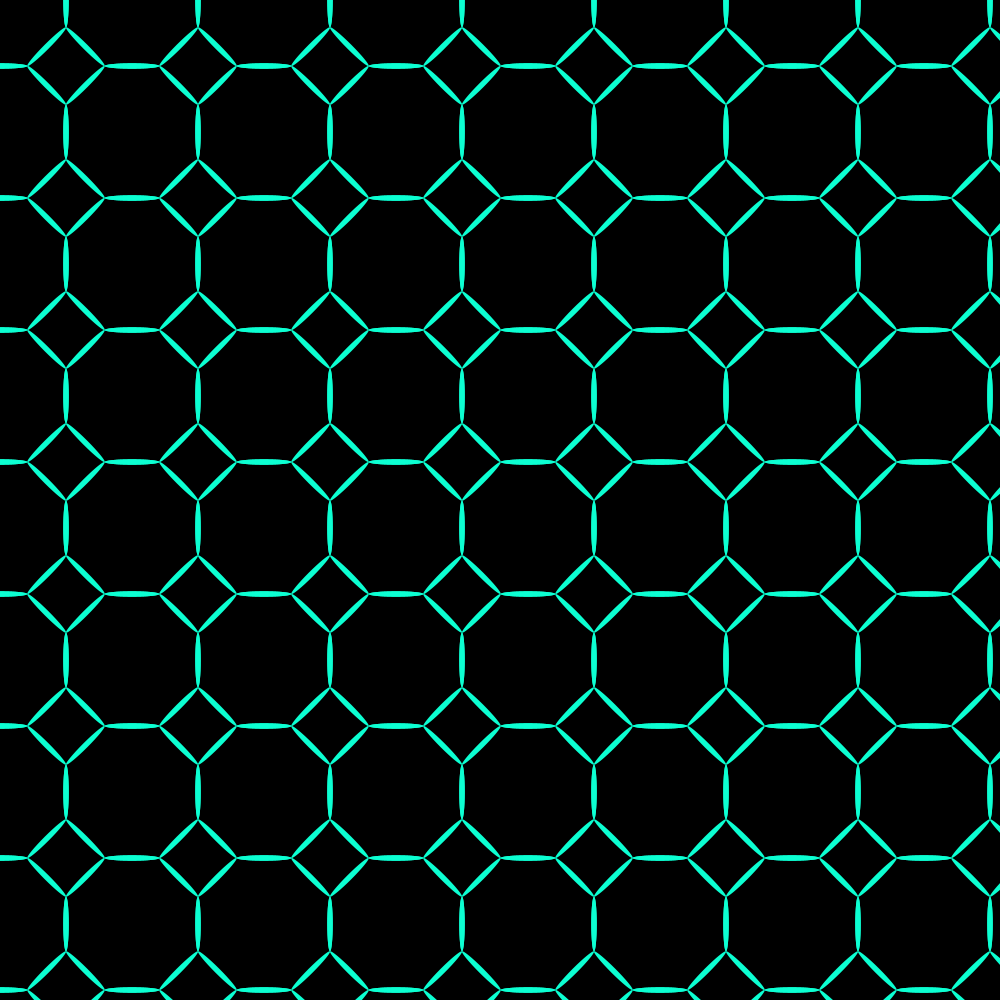
Frame 1 (no input)
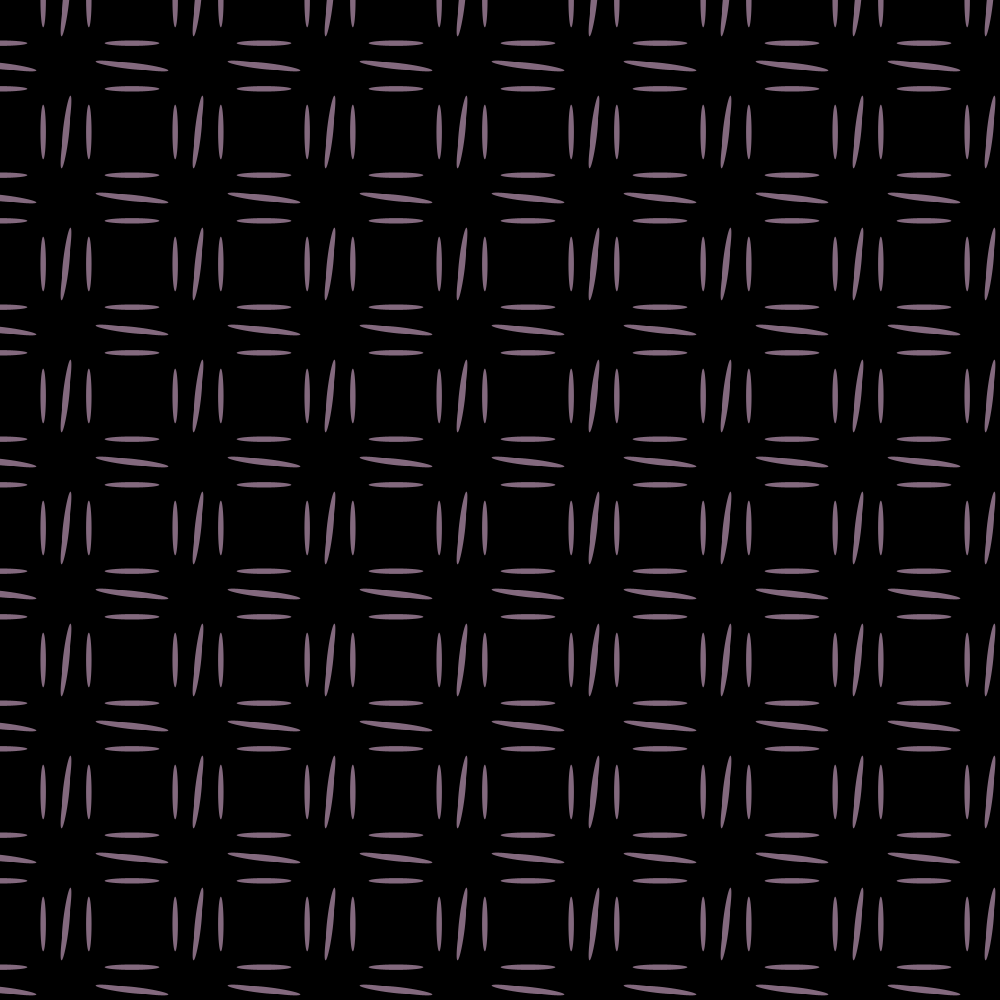
Frame 60 (the mouse pressed at the canvas centre just before this capture)
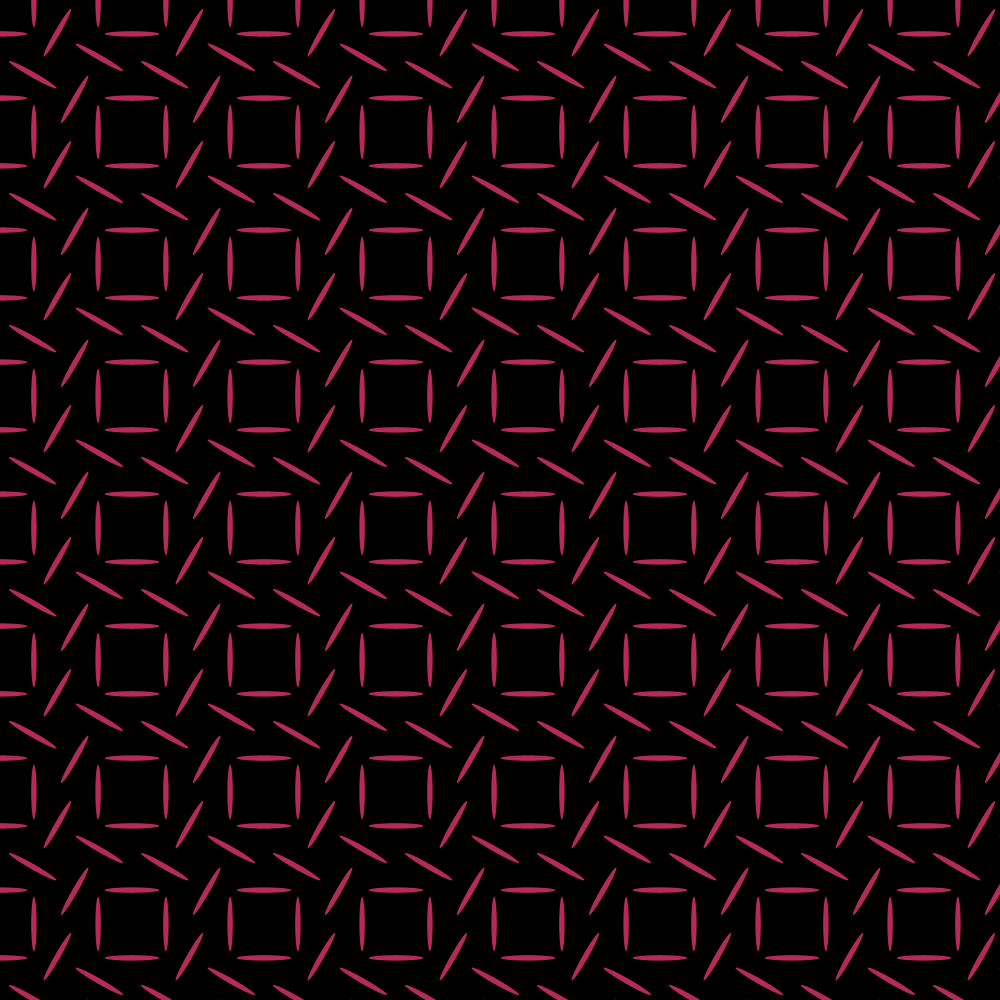
Frame 120 (the mouse held since frame 60 and released just before this capture)

The Processing sketch that drew these frames (run headless with seeded random() and noise(); from frame 60 on, the mouse is pressed at the canvas centre):

// Processing sketch: OctModule_Tiled_2
// ── OctModule_Tiled_2.pde
boolean displayPoints = false;
int div = 15;
float scl;
float speed = 10;
float shift;
void setup() {
  size(1000, 1000);
  background(0);
  scl = width/div;
}

void draw() {
  background(0);
  
  for (int x = 0; x < div; x++) {
    for(int y = 0; y < div; y++){
    module(2*scl*x, 2*scl*y, scl, shift);
    }
  }
  shift += speed;
  if(shift > width || shift < 0) speed *= -1;
  
}

void module(float x, float y, float scl, float param) {
  pushMatrix();

  translate(x, y);
  if (displayPoints) {
    strokeWeight(4);
    stroke(255);
    //Origin
    point(0, 0);

    //Inner Square
    point(0, -0.414214*scl);
    point(0, 0.414214*scl);
    point(-0.414214*scl, 0);
    point(0.414214*scl, 0);

    //Outer square
    point(0, -1*scl);
    point(0, 1*scl);
    point(1*scl, 0);
    point(-1*scl, 0);
  }

  edge(0, scl, true, false, param);
  edge(90, scl, true, false, param);
  edge(180, scl, true, false, param);
  edge(270, scl, true, false, param);

  edge(45, scl, false, true, param);
  edge(135, scl, false, true, param);
  edge(225, scl, false, true, param);
  edge(315, scl, false, true, param);
  popMatrix();
}

void edge(float angle, float scl, boolean move, boolean mirror, float param) {
  pushMatrix();
  rotate(radians(angle));
  if (mirror) rotate(map(param, 0, width, 0, PI/2));
  if (move) translate(0, map(param, 0, width, 0, -0.586*scl));

  elline(0, scl*1, 0.828*scl, param);
  popMatrix();
}


void elline(float x, float y, float r, float param) {
  pushMatrix();
  noStroke();
  fill(lerpColor(#0CFFD2, #D60043, map(param, 0, width, 0, 1)));
  translate(x, y);
  ellipse(0, 0, r, r*0.1);
  popMatrix();
}
